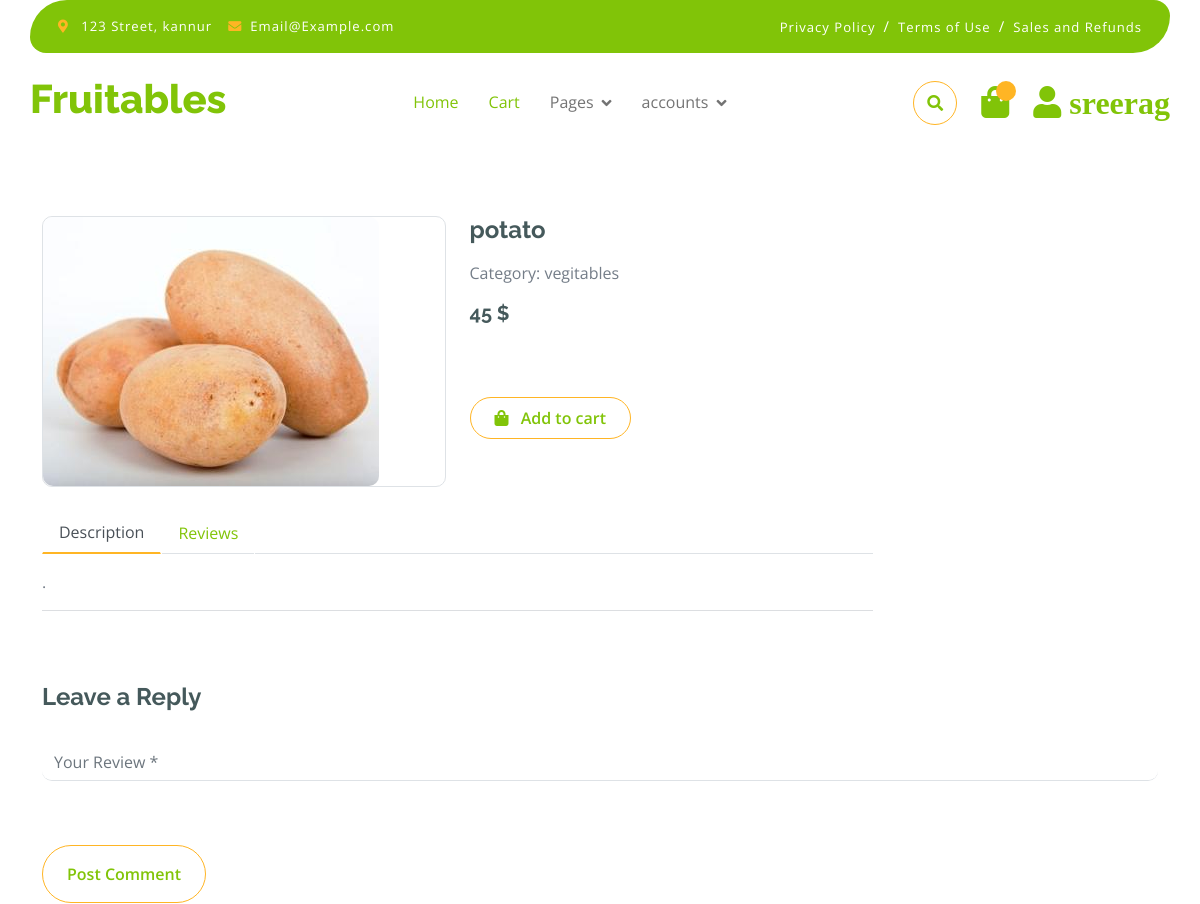
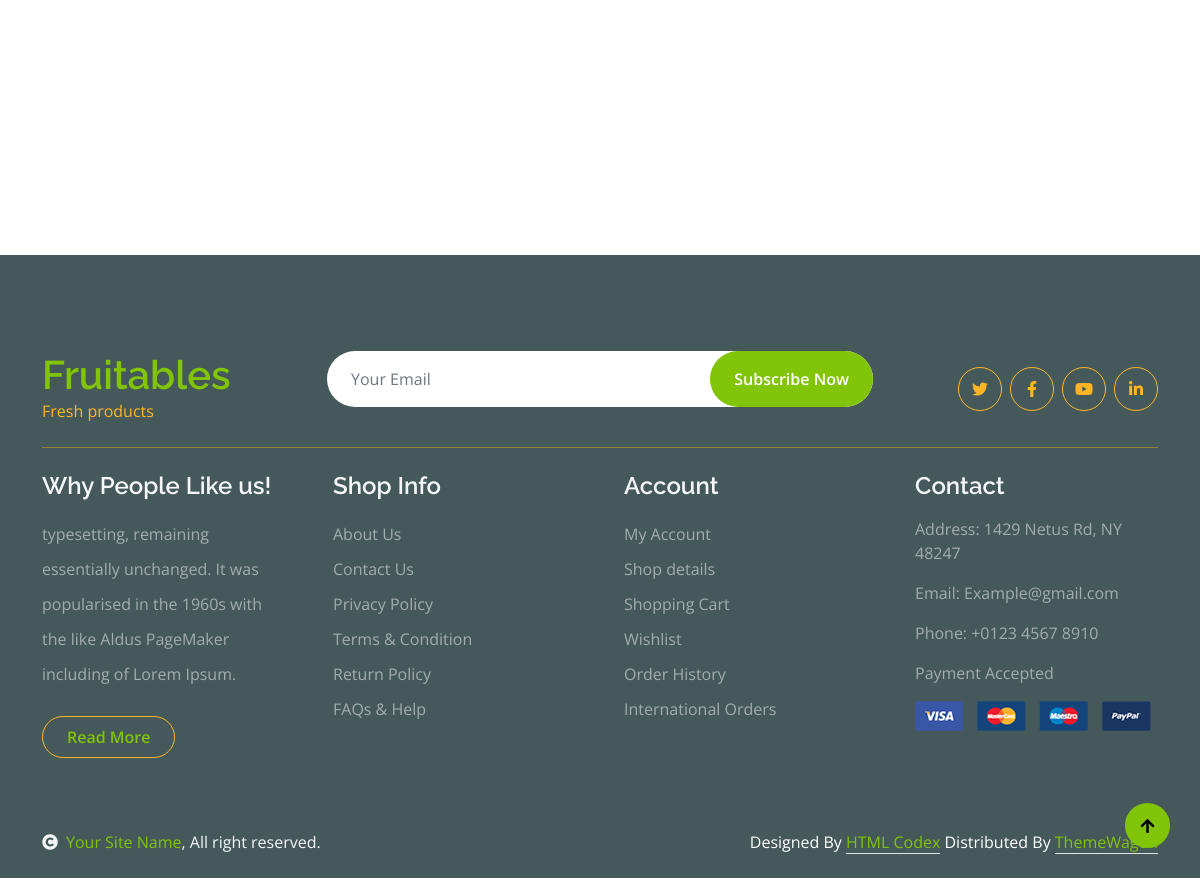
The app's page /shopdetails/22/ (signed in) with its own data (2 pictures, top to bottom).
### app/models.py (models this page shows)
class Product(models.Model):
    name = models.CharField(max_length=50, blank=True, null=True)
    desc = models.TextField(blank=True, null=True)
    price = models.IntegerField(blank=True, null=True)
    image = models.ImageField(
        upload_to='images', default='image not available')
    thumbnails = models.ImageField(upload_to='thumbnail', blank=True)
    categ = models.ForeignKey(
        'category', on_delete=models.CASCADE, blank=True, null=True)
    created = models.DateTimeField(auto_now=True)
    def __str__(self):
        return self.name
    class Meta:
        ordering = ['-created']

class Category(models.Model):
    name = models.CharField(max_length=50)
    def __str__(self):
        return self.name

### app/views.py (the view)
# urls.py: path('shopdetails/<str:pk>/',shopDetails,name='shopdetails'),
@login_required(login_url='login')
def shopDetails(request, pk):
    product = Product.objects.get(id=pk)
    review=Review.objects.all()
    related_product=Product.objects.filter(categ=product.categ)
    print(related_product)
    context = {'product': product,'review':review,'related_product':related_product}
    return render(request, 'shop-detail.html', context)

### templates/shop-detail.html (shortened to what this page needs)
{% extends "index.html" %}
{% block shop-details %}
<br>
<br>
<br>
<div class="container-fluid py-5 mt-5">
    <div class="container py-5">
        <div class="row g-4 mb-5">
            <div class="col-lg-8 col-xl-9">
                <div class="row g-4">
                    <div class="col-lg-6">
                        <div class="border rounded">
                            <a href="#">
                                <img src="{{product.image.url}}" class="img-fluid rounded" alt="Image">
                            </a>
                        </div>
                    </div>
                    <div class="col-lg-6">
                        <h4 class="fw-bold mb-3">{{product.name}}</h4>
                        <p class="mb-3">Category: {{product.categ}}</p>
                        <h5 class="fw-bold mb-3">{{product.price}} $</h5>
                        <a href="{% url 'addtocart' product.id %}" class="btn border border-secondary rounded-pill px-4 py-2 mb-4 text-primary"><i class="fa fa-shopping-bag me-2 text-primary"></i> Add to cart</a>
                    </div>
                    <div class="col-lg-12">
                        <nav>
                            <div class="nav nav-tabs mb-3">
                                <button class="nav-link active border-white border-bottom-0" type="button" role="tab"
                                    id="nav-about-tab" data-bs-toggle="tab" data-bs-target="#nav-about"
                                    aria-controls="nav-about" aria-selected="true">Description</button>
                                <button class="nav-link border-white border-bottom-0" type="button" role="tab"
                                    id="nav-mission-tab" data-bs-toggle="tab" data-bs-target="#nav-mission"
                                    aria-controls="nav-mission" aria-selected="false">Reviews</button>
                            </div>
                        </nav>
                        <div class="tab-content mb-5">
                            <div class="tab-pane active" id="nav-about" role="tabpanel" aria-labelledby="nav-about-tab">
                                <p>{{product.desc}}.</p>
                            </div>
                                    <hr>
                                </div>
                            </div>
                        </div>
                    </div>
                    <form action="{% url 'addreview' product.id %}" method="POST"> {% csrf_token %}
                        <h4 class="mb-2 fw-bold">Leave a Reply</h4>
                        <div class="row g-4">
                            <div class="col-lg-12">
                                <div class="border-bottom rounded my-4">
                                    <input name="review" id="" class="form-control border-0" cols="30" rows="8" placeholder="Your Review *" spellcheck="false">
                                </div>
                            </div>
                            <div class="col-lg-12">
                                <div class="d-flex justify-content-between py-3 mb-5">
                                    <button type="submit" class="btn border border-secondary text-primary rounded-pill px-4 py-3">Post Comment</button>
                                </div>
                            </div>
                        </div></form>
                </div>
            </div>
        </div>
{% endblock shop-details %}

### templates/index.html (shortened to what this page needs)
{% load static %}
<!DOCTYPE html>
<html lang="en">
  <head>
    <link
      rel="stylesheet"
      href="https://use.fontawesome.com/releases/v5.15.4/css/all.css"
    />
    <link
      href="https://cdn.jsdelivr.net/npm/bootstrap-icons@1.4.1/font/bootstrap-icons.css"
      rel="stylesheet"
    />
    <link
      href="{% static 'lib/lightbox/css/lightbox.min.css' %}"
      rel="stylesheet"
    />
    <link
      href="{% static 'lib/owlcarousel/assets/owl.carousel.min.css' %}"
      rel="stylesheet"
    />
    <link href="{% static 'css1/bootstrap.min.css' %}" rel="stylesheet" />
    <link href="{% static 'css1/style.css' %}" rel="stylesheet" />
  </head>
  <body>
    <div class="container-fluid fixed-top">
      <div class="container topbar bg-primary d-none d-lg-block">
        <div class="d-flex justify-content-between">
          <div class="top-info ps-2">
            <small class="me-3"
              ><i class="fas fa-map-marker-alt me-2 text-secondary"></i>
              <a href="#" class="text-white">123 Street, kannur</a></small
            >
            <small class="me-3"
              ><i class="fas fa-envelope me-2 text-secondary"></i
              ><a href="#" class="text-white">Email@Example.com</a></small
            >
          </div>
          <div class="top-link pe-2">
            <a href="#" class="text-white"
              ><small class="text-white mx-2">Privacy Policy</small>/</a
            >
            <a href="#" class="text-white"
              ><small class="text-white mx-2">Terms of Use</small>/</a
            >
            <a href="#" class="text-white"
              ><small class="text-white ms-2">Sales and Refunds</small></a
            >
          </div>
        </div>
      </div>
      <div class="container px-0">
        <nav class="navbar navbar-light bg-white navbar-expand-xl">
          <a href="index.html" class="navbar-brand"
            ><h1 class="text-primary display-6">Fruitables</h1></a
          >
          <div class="collapse navbar-collapse bg-white" id="navbarCollapse">
            <div class="navbar-nav mx-auto">
              <a href="{% url 'index' %}" class="nav-item nav-link active">Home</a>
              <a href="{% url 'cart' %}" class="nav-item nav-link active">Cart</a>
              <div class="nav-item dropdown">
                <a
                  href="#"
                  class="nav-link dropdown-toggle"
                  data-bs-toggle="dropdown"
                  >Pages</a
                >
              </div>
              <div class="nav-item dropdown">
                <a
                  href="#"
                  class="nav-link dropdown-toggle"
                  data-bs-toggle="dropdown"
                  >accounts</a
                >
              </div>
            </div>
            <div class="d-flex m-3 me-0">
              <button
                class="btn-search btn border border-secondary btn-md-square rounded-circle bg-white me-4"
                data-bs-toggle="modal"
                data-bs-target="#searchModal"
              >
                <i class="fas fa-search text-primary"></i>
              </button>
              <a href="{% url 'cart' %}" class="position-relative me-4 my-auto">
                <i class="fa fa-shopping-bag fa-2x"></i>
                <span
                  class="position-absolute bg-secondary rounded-circle d-flex align-items-center justify-content-center text-dark px-1"
                  style="top: -5px; left: 15px; height: 20px; min-width: 20px"
                  >{{cart_count}}</span
                >
              </a>
              <a href="#" class="my-auto">
                <i class="fas fa-user fa-2x"> {{request.user}}</i>
              </a>
            </div>
          </div>
        </nav>
      </div>
    </div>
      {% block shop-details %}
      {% endblock shop-details %}
    <div class="container-fluid bg-dark text-white-50 footer pt-5 mt-5">
      <div class="container py-5">
        <div
          class="pb-4 mb-4"
          style="border-bottom: 1px solid rgba(226, 175, 24, 0.5)"
        >
          <div class="row g-4">
            <div class="col-lg-3">
              <a href="#">
                <h1 class="text-primary mb-0">Fruitables</h1>
                <p class="text-secondary mb-0">Fresh products</p>
              </a>
            </div>
            <div class="col-lg-6">
              <div class="position-relative mx-auto">
                <input
                  class="form-control border-0 w-100 py-3 px-4 rounded-pill"
                  type="number"
                  placeholder="Your Email"
                />
                <button
                  type="submit"
                  class="btn btn-primary border-0 border-secondary py-3 px-4 position-absolute rounded-pill text-white"
                  style="top: 0; right: 0"
                >
                  Subscribe Now
                </button>
              </div>
            </div>
            <div class="col-lg-3">
              <div class="d-flex justify-content-end pt-3">
                <a
                  class="btn btn-outline-secondary me-2 btn-md-square rounded-circle"
                  href=""
                  ><i class="fab fa-twitter"></i
                ></a>
                <a
                  class="btn btn-outline-secondary me-2 btn-md-square rounded-circle"
                  href=""
                  ><i class="fab fa-facebook-f"></i
                ></a>
                <a
                  class="btn btn-outline-secondary me-2 btn-md-square rounded-circle"
                  href=""
                  ><i class="fab fa-youtube"></i
                ></a>
                <a
                  class="btn btn-outline-secondary btn-md-square rounded-circle"
                  href=""
                  ><i class="fab fa-linkedin-in"></i
                ></a>
              </div>
            </div>
          </div>
        </div>
        <div class="row g-5">
          <div class="col-lg-3 col-md-6">
            <div class="footer-item">
              <h4 class="text-light mb-3">Why People Like us!</h4>
              <p class="mb-4">
                typesetting, remaining essentially unchanged. It was popularised
                in the 1960s with the like Aldus PageMaker including of Lorem
                Ipsum.
              </p>
              <a
                href=""
                class="btn border-secondary py-2 px-4 rounded-pill text-primary"
                >Read More</a
              >
            </div>
          </div>
          <div class="col-lg-3 col-md-6">
            <div class="d-flex flex-column text-start footer-item">
              <h4 class="text-light mb-3">Shop Info</h4>
              <a class="btn-link" href="">About Us</a>
              <a class="btn-link" href="">Contact Us</a>
              <a class="btn-link" href="">Privacy Policy</a>
              <a class="btn-link" href="">Terms & Condition</a>
              <a class="btn-link" href="">Return Policy</a>
              <a class="btn-link" href="">FAQs & Help</a>
            </div>
          </div>
          <div class="col-lg-3 col-md-6">
            <div class="d-flex flex-column text-start footer-item">
              <h4 class="text-light mb-3">Account</h4>
              <a class="btn-link" href="">My Account</a>
              <a class="btn-link" href="">Shop details</a>
              <a class="btn-link" href="">Shopping Cart</a>
              <a class="btn-link" href="">Wishlist</a>
              <a class="btn-link" href="">Order History</a>
              <a class="btn-link" href="">International Orders</a>
            </div>
          </div>
          <div class="col-lg-3 col-md-6">
            <div class="footer-item">
              <h4 class="text-light mb-3">Contact</h4>
              <p>Address: 1429 Netus Rd, NY 48247</p>
              <p>Email: Example@gmail.com</p>
              <p>Phone: +0123 4567 8910</p>
              <p>Payment Accepted</p>
              <img
                src="{% static 'img/payment.png' %}"
                class="img-fluid"
                alt=""
              />
            </div>
          </div>
        </div>
      </div>
    </div>
    <div class="container-fluid copyright bg-dark py-4">
      <div class="container">
        <div class="row">
          <div class="col-md-6 text-center text-md-start mb-3 mb-md-0">
            <span class="text-light"
              ><a href="#"
                ><i class="fas fa-copyright text-light me-2"></i>Your Site
                Name</a
              >, All right reserved.</span
            >
          </div>
          <div class="col-md-6 my-auto text-center text-md-end text-white">
            Designed By
            <a class="border-bottom" href="https://htmlcodex.com">HTML Codex</a>
            Distributed By
            <a class="border-bottom" href="https://themewagon.com"
              >ThemeWagon</a
            >
          </div>
        </div>
      </div>
    </div>
    <a
      href="#"
      class="btn btn-primary border-3 border-primary rounded-circle back-to-top"
      ><i class="fa fa-arrow-up"></i
    ></a>
  </body>
</html>

### static/css1/style.css (style rules this page uses)
.back-to-top { position: fixed; right: 30px; bottom: 30px; display: flex; width: 45px; height: 45px; align-items: center; justify-content: center; transition: 0.5s; z-index: 99; }
.btn { font-weight: 600; transition: .5s; }
.btn-md-square { width: 44px; height: 44px; }
.btn-square, .btn-sm-square, .btn-md-square, .btn-lg-square { padding: 0; display: flex; align-items: center; justify-content: center; font-weight: normal; }
.btn.border-secondary { transition: 0.5s; }
.fixed-top { transition: 0.5s; background: var(--bs-white); border: 0; }
.topbar { padding: 20px; border-radius: 230px 100px; }
.topbar .top-info { font-size: 15px; line-height: 0; letter-spacing: 1px; display: flex; align-items: center; }
.topbar .top-link { font-size: 15px; line-height: 0; letter-spacing: 1px; display: flex; align-items: center; }
.topbar .top-link a { letter-spacing: 1px; }
.navbar .navbar-nav .nav-link { padding: 10px 15px; font-size: 16px; transition: .5s; }
.navbar { height: 100px; border-bottom: 1px solid rgba(255, 255, 255, .1); }
.navbar .navbar-nav .nav-link:hover, .navbar .navbar-nav .nav-link.active, .fixed-top.bg-white .navbar .navbar-nav .nav-link:hover, .fixed-top.bg-white .navbar .navbar-nav .nav-link.active { color: var(--bs-primary); }
.navbar .dropdown-toggle::after { border: none; content: "\f107"; font-family: "Font Awesome 5 Free"; font-weight: 700; vertical-align: middle; margin-left: 8px; }
.nav.nav-tabs .nav-link.active { border-bottom: 2px solid var(--bs-secondary) !important; }
.footer .footer-item .btn-link { line-height: 35px; color: rgba(255, 255, 255, .5); transition: 0.5s; }
.footer .footer-item p.mb-4 { line-height: 35px; }

### records on screen
Product: image (picture), name "potato", categ "vegitables", price "45"

### other values on screen
{{ request.user }} "sreerag"
